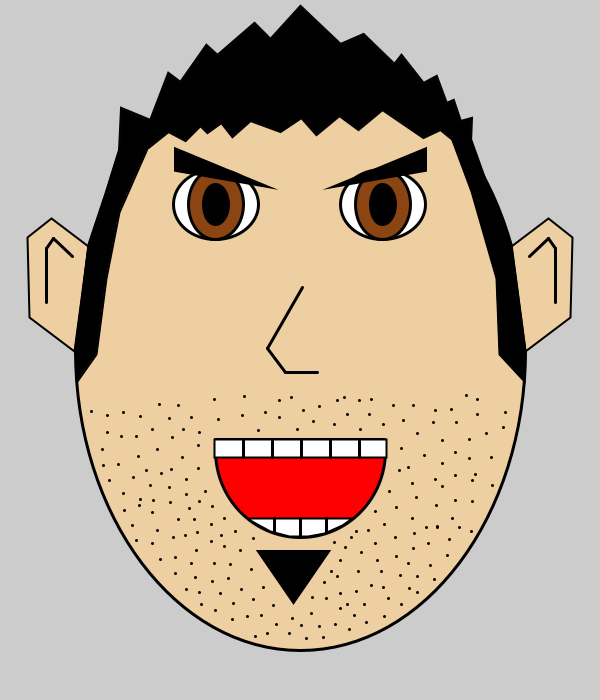
Frame 1 (no input)
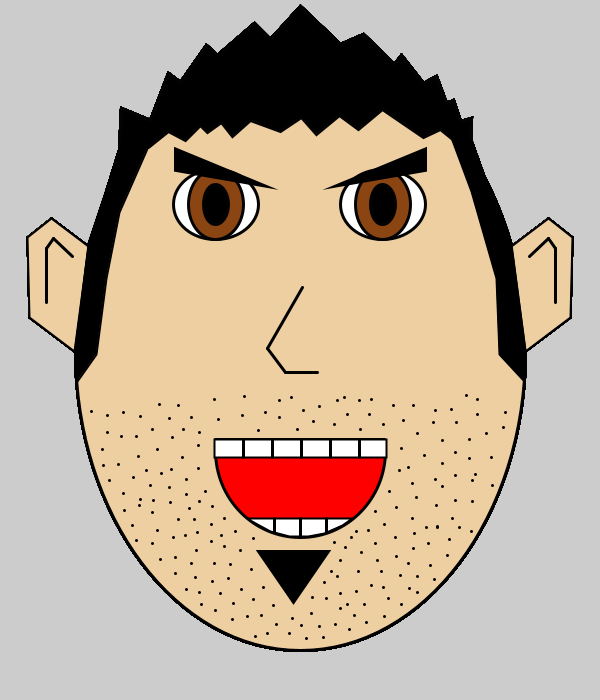
Frame 60 (the mouse pressed at the canvas centre just before this capture)
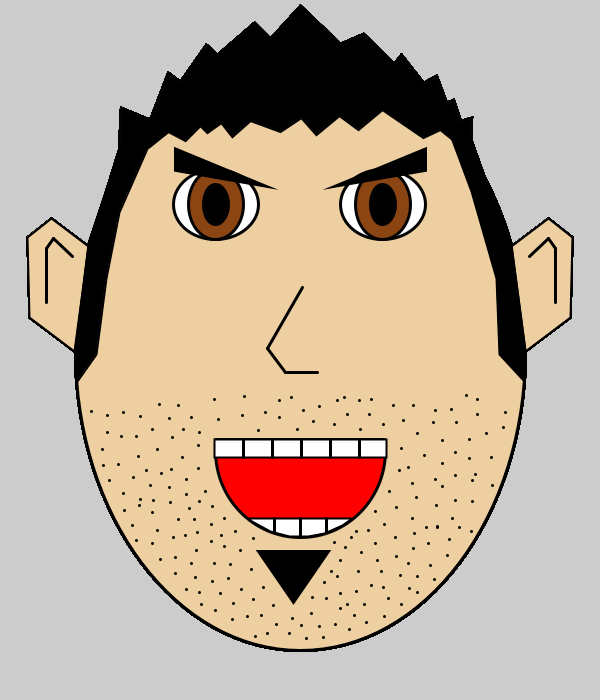
Frame 120 (the mouse held since frame 60 and released just before this capture)

The Processing sketch that drew these frames (run headless with seeded random() and noise(); from frame 60 on, the mouse is pressed at the canvas centre):

// Processing sketch: processing_168499
// ── processing_168499.pde

void setup(){
  size (600,700);
   
}
void draw(){
  println(mouseX + ","+ mouseY);
  
  //forma;
  strokeWeight (3);
  fill (238, 207, 161);
  ellipse(300, 350, 450, 600);
  
  //hojos;
  stroke (3);
  fill (255); 
  ellipse (215.5, 204, 85, 70);
  ellipse (382.5, 204, 85, 70);
  fill (139, 69, 19);
  ellipse (215.5, 204, 55, 70);
  ellipse (382.5, 204, 55, 70);
  fill (0);
  ellipse (215.5, 204, 25, 40);
  ellipse (382.5, 204, 25, 40);

  //boca; 
  strokeWeight (3);
  stroke (3);
  fill (255, 0, 0);
  ellipse (300, 450, 170, 175);
  noStroke ();
  fill (238, 207, 161);
  rect (208, 345, 180, 95);
  stroke (3);
  strokeWeight (3);
  line (215, 439, 384, 439);

  //pelo;
  fill (0);
  beginShape();
  vertex(119, 150);
  vertex(148, 147);
  vertex(168, 131);
  vertex(185, 140);
  vertex(200, 125);
  vertex(207, 132);
  vertex(221, 122);
  vertex(232, 136);
  vertex(250, 120);
  vertex(280, 131);
  vertex(301, 117);
  vertex(316, 134);
  vertex(339, 115);
  vertex(358, 129);
  vertex(382, 109);
  vertex(423, 137);
  vertex(440, 129);
  vertex(456, 142);
  vertex(470, 142);
  vertex(471, 118);
  vertex(460, 121);
  vertex(453, 100);
  vertex(446, 103);
  vertex(436, 76);
  vertex(423, 83);
  vertex(401, 55);
  vertex(394, 64);
  vertex(363, 34);
  vertex(340, 44);
  vertex(300, 6);
  vertex(270, 39);
  vertex(254, 23);
  vertex(217, 55);
  vertex(206, 45);
  vertex(180, 82);
  vertex(168, 73);
  vertex(150, 120);
  vertex(121, 108);
  
  endShape(CLOSE);
  
  //nariz;
  strokeWeight (3);
  stroke (0);
  line (302, 287, 267, 348);
  line (267, 348, 285, 372);
  line (285, 372, 317, 372);

  //orejas;
  //izquierda;
  strokeWeight (2);
  fill (238, 207, 161);
  beginShape();
  vertex(88, 246);
  vertex(51, 218);
  vertex(27, 237);
  vertex(29, 317);
  vertex(74, 351);
  endShape(CLOSE);
  //derecha;
  beginShape();
  vertex(511, 246);
  vertex(548, 218);
  vertex(572, 237);
  vertex(570, 317);
  vertex(525, 351);
  endShape(CLOSE);
  
  //dentro de orejas
  //izquierda
  strokeWeight (3);
  line (46, 302, 46, 248);
  line (46, 248, 53, 238);
  line (53, 238, 72, 256);
  //derecha;
  line (555, 302, 555, 248);
  line (555, 248, 548, 238);
  line (548, 238, 529, 256);
  
  //cejas;
  strokeWeight (5);
  //izquierda;
  fill (0);
  triangle(176, 150, 176, 169, 256, 183);
  //derecha;
  triangle(424, 150, 424, 169, 344, 183);
  
  //perilla;
  fill (0);
  triangle (260, 552, 326, 552, 293, 600);
  
  //barba;
  strokeWeight (3);
  smooth();
  point(191, 417);
  point(91, 411);
  point(123, 412);
  point(152, 429);
  point(183, 429);
  point(214, 399);
  point(244, 396);
  point(242, 415);
  point(279, 400);
  point(279, 417);
  point(159, 404);
  point(265, 412);
  point(291, 397);
  point(303, 410);
  point(313, 421);
  point(319, 406);
  point(337, 400);
  point(347, 414);
  point(359, 400);
  point(360, 429);
  point(383, 424);
  point(371, 399);
  point(344, 397);
  point(218, 419);
  point(107, 432);
  point(178, 405);
  point(140, 416);
  point(121, 436);
  point(369, 414);
  point(393, 405);
  point(417, 433);
  point(433, 422);
  point(435, 410);
  point(456, 422);
  point(469, 439);
  point(477, 399);
  point(466, 395);
  point(403, 420);
  point(413, 405);
  point(451, 409);
  point(477, 414);
  point(486, 433);
  point(505, 412);
  point(503, 427);
  point(491, 457);
  point(455, 452);
  point(442, 463);
  point(442, 486);
  point(435, 479);  
  point(401, 448);
  point(424, 455);
  point(442, 440);
  point(469, 458);
  point(475, 474);
  point(492, 485);
  point(472, 480);
  point(455, 500);
  point(472, 501);
  point(471, 531);
  point(459, 527);
  point(412, 518);
  point(396, 507);
  point(408, 467);
  point(455, 475);
  point(399, 470);
  point(412, 483);
  point(416, 497);
  point(437, 527);
  point(437, 526);
  point(426, 527);
  point(414, 533);
  point(169, 418);
  point(199, 432);
  point(198, 445);
  point(198, 468);
  point(171, 469);
  point(102, 449);
  point(258, 430);
  point(334, 424);
  point(436, 505);
  point(389, 491);
  point(375, 511);
  point(428, 543);
  point(384, 524);
  point(395, 537);
  point(375, 543);
  point(356, 531);
  point(351, 537);
  point(449, 539);
  point(447, 555);
  point(430, 565);
  point(434, 579);
  point(417, 576);
  point(408, 563);
  point(413, 548);
  point(396, 556);
  point(368, 530);
  point(361, 552);
  point(358, 571);
  point(182, 457);
  point(172, 437);
  point(157, 449);
  point(136, 436);
  point(356, 591);
  point(364, 604);
  point(354, 615);
  point(349, 629);
  point(366, 622);
  point(384, 616);
  point(388, 598);
  point(383, 587);
  point(381, 571);
  point(400, 575);
  point(409, 588);
  point(417, 592);
  point(138, 456);
  point(118, 464);
  point(109, 480);
  point(292, 618);
  point(289, 633);
  point(306, 638);
  point(323, 637);
  point(335, 624);
  point(340, 608);
  point(347, 604);
  point(340, 593);
  point(326, 598);
  point(311, 613);
  point(312, 597);
  point(324, 582);
  point(337, 576);
  point(331, 571);
  point(340, 560);
  point(345, 547);
  point(297, 429);
  point(205, 491);
  point(212, 506);
  point(224, 518);
  point(235, 531);
  point(221, 535);
  point(211, 541);
  point(224, 546);
  point(377, 560);
  point(401, 604);
  point(371, 585);
  point(319, 626);
  point(133, 477);
  point(146, 470);
  point(334, 542);
  point(253, 538);
  point(240, 550);
  point(251, 569);
  point(301, 625);
  point(273, 605);
  point(161, 473);
  point(186, 479);
  point(186, 494);
  point(199, 501);
  point(194, 519);
  point(211, 524);
  point(185, 535);
  point(173, 537);
  point(178, 519);
  point(152, 543);
  point(136, 540);
  point(132, 525);
  point(152, 512);
  point(170, 502);
  point(189, 508);
  point(169, 487);
  point(150, 485);
  point(140, 499);
  point(123, 493);
  point(103, 465);
  point(139, 505);
  point(153, 500);
  point(157, 530);
  point(124, 510);
  point(197, 532);
  point(230, 564);
  point(214, 563);
  point(191, 563);
  point(175, 557);
  point(175, 573);
  point(195, 577);
  point(263, 587);
  point(276, 624);
  point(267, 633);
  point(255, 636);
  point(232, 619);
  point(233, 603);
  point(241, 589);
  point(253, 599);
  point(261, 615);
  point(247, 616);
  point(215, 610);
  point(201, 604);
  point(199, 592);
  point(212, 581);
  point(228, 578);
  point(186, 589);
  point(160, 559);
  point(196, 550);
  point(220, 593);
  point(452, 518);
  point(107, 415);
  
  //patillas;
  //izquierda;
  strokeWeight (2);
  fill (0);
  beginShape();
  vertex(148, 146);
  vertex(119, 212);
  vertex(106, 278);
  vertex(96, 354);
  vertex(77, 381);
  vertex(75, 350);
  vertex(88, 244);
  vertex(105, 193);
  vertex(119, 148);
  endShape(CLOSE);
  // derecha;
  beginShape();
  vertex(452, 140);
  vertex(471, 191);
  vertex(496, 278);
  vertex(499, 354);
  vertex(524, 381);
  vertex(525, 350);
  vertex(511, 244);
  vertex(490, 193);
  vertex(471, 140);
  endShape(CLOSE);

  //dientes;
  //arriba;
  fill (255);
  beginShape();
  vertex(214, 457);
  vertex(386, 457);
  vertex(386, 439);
  vertex(214, 439);
  endShape(CLOSE);
  //abajo;
    beginShape();
  vertex(248, 518);
  vertex(352, 518);
  vertex(342, 525);
  vertex(324, 533);
  vertex(308, 536);
  vertex(289, 536);
  vertex(270, 531);
  vertex(257, 524);
  vertex(250, 520);
  endShape(CLOSE);
  //definidos arriba;
  strokeWeight (3);
  line (243, 457, 243, 439);
  line (272, 457, 272, 439);
  line (301, 457, 301, 439);
  line (330, 457, 330, 439);
  line (359, 457, 359, 439);
  //abajo;
  line (274, 518, 274, 532);
  line (300, 518, 300, 536);
  line (326, 518, 326, 532);

}
